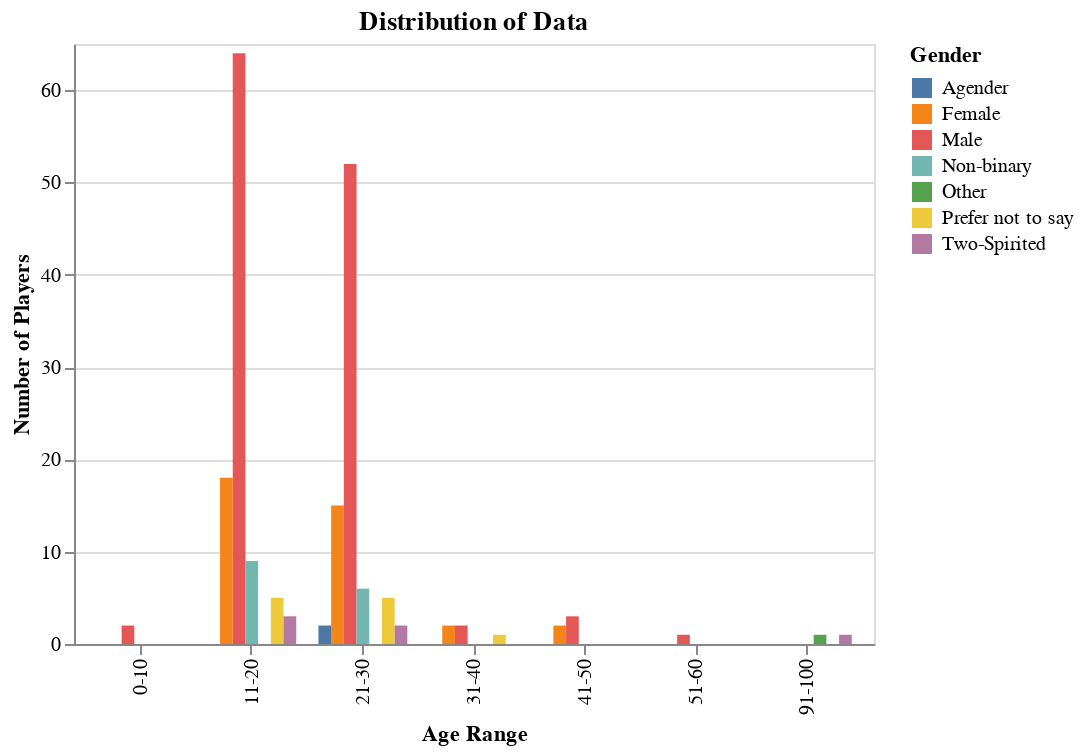

Write notebook code for a chart like this one.
### Code cell
count_plot = alt.Chart(players_cleaned).mark_bar().encode(
    x=alt.X('age_group').title('Age Range'),
    y=alt.Y('count()').title('Number of Players'),
    color=alt.Color('gender').title('Gender'),
    xOffset='gender'
).properties(
    width=400,
    height=300,
    title='Distribution of Data'
)
    
count_plot

### Figure 1 — Vega-Lite specification as saved in the notebook (floating-point values rounded to 4 significant figures; data arrays with more than 128 entries replaced by an {"elided": "..."} marker saying what was removed)
{"config": {"view": {"continuousWidth": 300, "continuousHeight": 300}}, "data": {"name": "data-858ee5ef9bc49f393fa4342fb370ddc5"}, "mark": {"type": "bar"}, "encoding": {"color": {"field": "gender", "title": "Gender", "type": "nominal"}, "x": {"field": "age_group", "sort": ["0-10", "11-20", "21-30", "31-40", "41-50", "51-60", "61-70", "71-80", "81-90", "91-100"], "title": "Age Range", "type": "ordinal"}, "xOffset": {"field": "gender", "type": "nominal"}, "y": {"aggregate": "count", "title": "Number of Players", "type": "quantitative"}}, "height": 300, "title": "Distribution of Data", "width": 400, "$schema": "https://vega.github.io/schema/vega-lite/v5.20.1.json", "datasets": {"data-858ee5ef9bc49f393fa4342fb370ddc5": {"elided": "196 records"}}}
